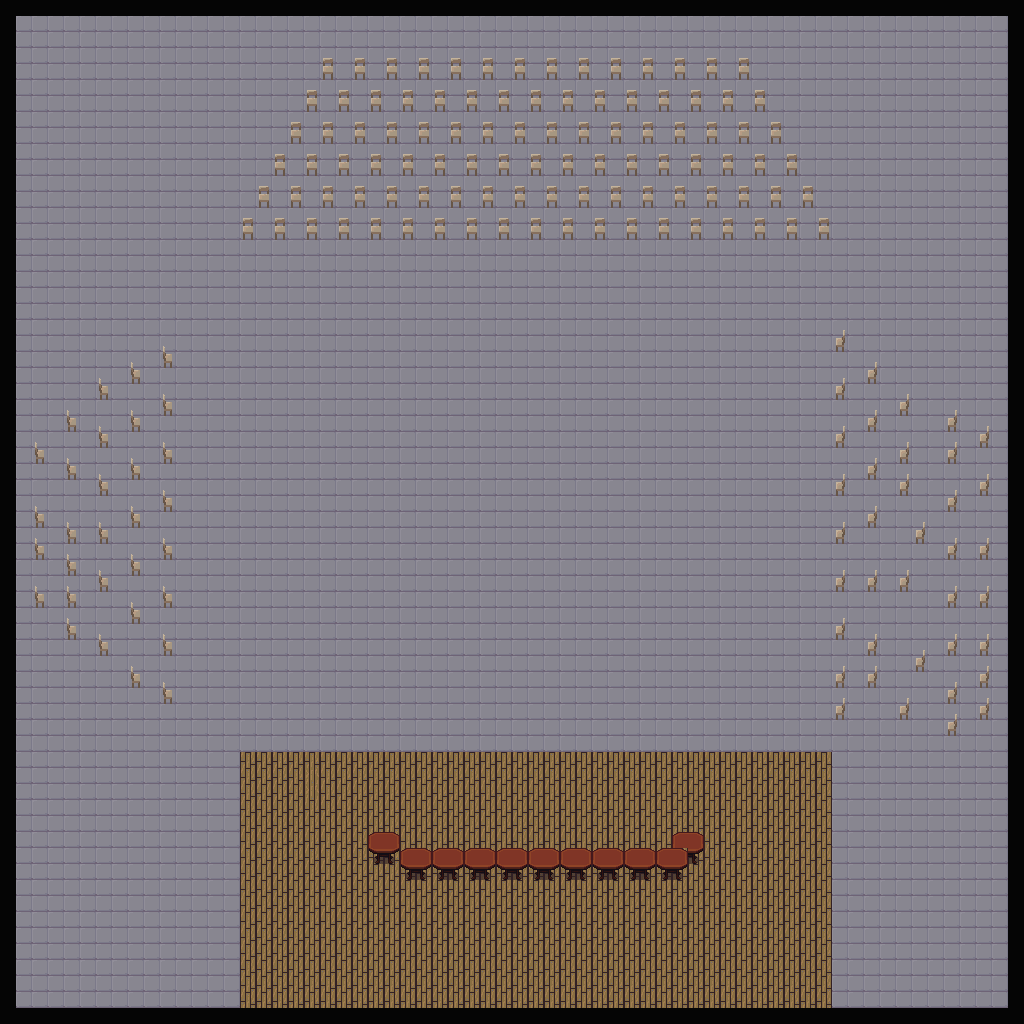

Rendered tile map (Tiled .tmx) drawn with the repository's tilesets; below, a short description and the map source with its tile grids summarised:
An orthogonal 64x64 tile map with 16x16 px tiles, 2 tile layers (TIle Layer 1, collisionLayer), 3 tilesets.

<map version="1.2" tiledversion="1.2.1" orientation="orthogonal" renderorder="right-down" width="64" height="64" tilewidth="16" tileheight="16" infinite="0" nextlayerid="3" nextobjectid="1">
 <tileset firstgid="1" source="floor_tileset.tsx" />
 <tileset firstgid="2049" source="interior.tsx" />
 <tileset firstgid="3073" source="dungeon tileset calciumtrice.tsx" />
 <layer id="1" name="TIle Layer 1" width="64" height="64">
  <data>[4096 cells, 4096 non-empty, 4 distinct tile ids]</data>
 </layer>
 <layer id="2" name="collisionLayer" width="64" height="64">
  <data>[4096 cells, 631 non-empty, 11 distinct tile ids]</data>
 </layer>
</map>
